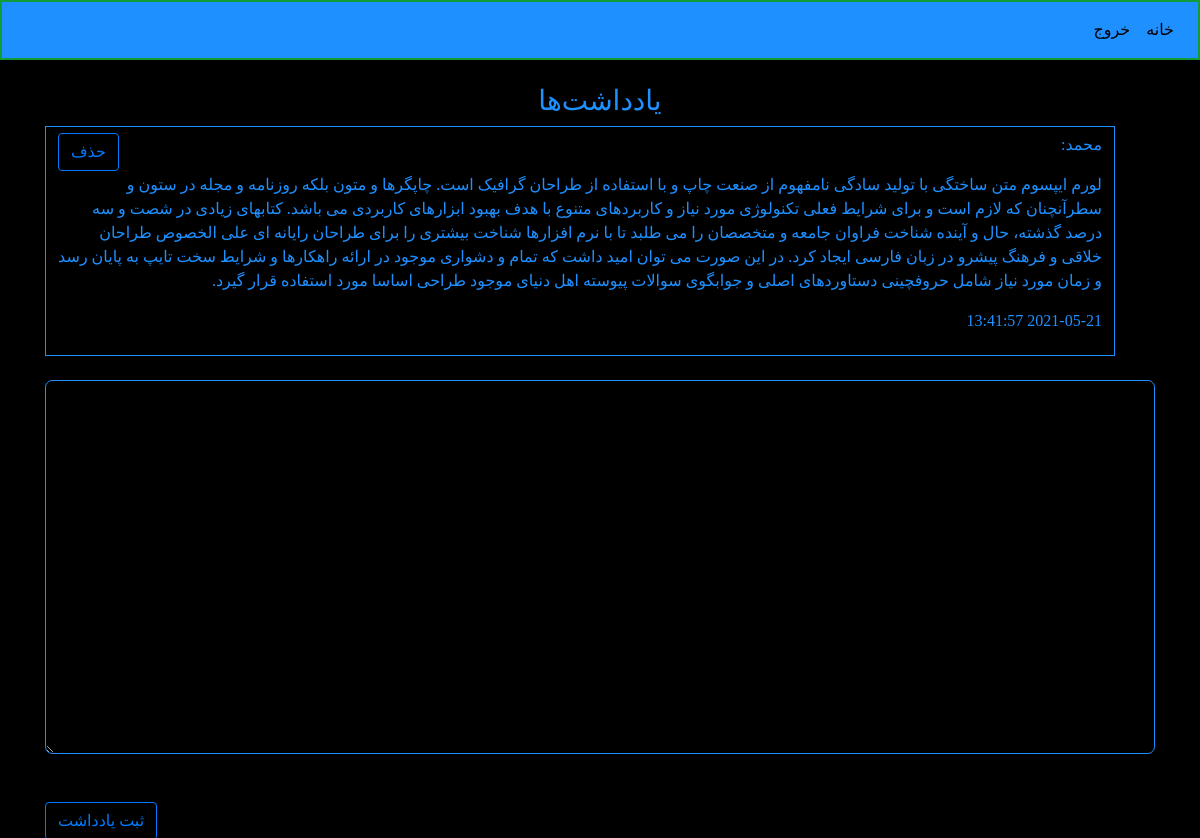
Screenshot of / (signed in) with the database file from the repository.
### website/models.py (models this page shows)
class Note(db.Model):
    id = db.Column(db.Integer, primary_key=True)
    data = db.Column(db.String(10000))
    date = db.Column(db.DateTime(timezone=True), default=func.now())
    user_id = db.Column(db.Integer, db.ForeignKey('user.id'))

class User(db.Model, UserMixin):
    id = db.Column(db.Integer, primary_key=True)
    email = db.Column(db.String(150), unique=True)
    password = db.Column(db.String(150))
    firstname = db.Column(db.String(150))
    lastname = db.Column(db.String(150))
    notes = db.relationship('Note')

### website/views.py (the view, shortened to what this page needs)
@views.route('/', methods=['POST', 'GET'])
@login_required
def home():
    return render_template('index.html', title='خانه', user=current_user)

### website/__init__.py (called while the page is built)
def create_app():
    app = Flask(__name__)
    app.config['SECRET_KEY'] = 'my secret key for flask'.encode('utf8')
    app.config['SQLALCHEMY_DATABASE_URI'] = f'sqlite:///{DB_NAME}'
    app.config['APP_ENV'] = 'development'
    db.init_app(app)
    from .views import views
    from .auth import auth
    app.register_blueprint(views, url_prefix='/')
    app.register_blueprint(auth, url_prefix='/')
    from .models import User, Note
    create_database(app)
    login_manager = LoginManager()
    login_manager.login_view = 'auth.login'
    login_manager.login_message = "برای دیدن این صفحه باید وارد پنل کاربری خود شوید"
    login_manager.login_message_category = "error"
    login_manager.init_app(app)
    @login_manager.user_loader
    def load_user(id):
        return User.query.get(int(id))
    return app

### website/templates/index.html
{% extends 'layout.html' %}
{% block body %}
<br>
<h3 style="text-align: center !important; position: sticky !important;">یادداشت‌ها</h3>
<ul class="list-group list-group-flush" id="notes">
    {% for note in user.notes %}
      <li class="list-group-item">
        <button type="button" class="btn btn-outline-primary float-left" onclick="deleteNote({{note.id}})">
            حذف
        </button>
          <p>{{user.firstname}}:</p>
          <p>{{note.data}} </p>
          <p>{{note.date}}</p>
        </li>
    {% endfor %}
</ul><br>
    <form action="#" method="POST">
        <textarea name="note" id="note" class="form-control" cols="40" rows="15"></textarea>
        <br/><br/>
        <div align='center'>
            <button style="float: left;" type="submit" class="btn btn-outline-primary">ثبت یادداشت</button>
        </div>
    </form>
{% endblock body %}

### website/templates/layout.html (shortened to what this page needs)
<!DOCTYPE html>
<html lang="fa-IR" dir="rtl">
<head>
    <link rel="stylesheet" href="https://cdn.jsdelivr.net/npm/bootstrap@4.5.3/dist/css/bootstrap.min.css">
    <link href="https://cdn.jsdelivr.net/gh/rastikerdar/vazir-font@v28.0.0/dist/font-face.css" rel="stylesheet" type="text/css" />
    <link rel="stylesheet" href="{{url_for('static', filename='style.css')}}">
</head>
<body>
    <nav class="navbar navbar-expand-lg navbar-outline-dark navbar-fixed-top">
        <div class="collapse navbar-collapse" id="navbar">
            <div class="navbar-nav">
                {% if user.is_authenticated %}
                <a class="nav-item nav-link" id="home" href="{{url_for('views.home')}}">خانه</a>
                <a class="nav-item nav-link" id="logout" href="{{url_for('auth.logout')}}">خروج</a>
                {% else %}
                <a class="nav-item nav-link" id="signup" href="{{url_for('auth.signup')}}">ثبت نام</a>
                <a class="nav-item nav-link" id="login" href="{{url_for('auth.login')}}">ورود</a>
                {% endif %}
            </div>
        </div>
    </nav>
    <div class="container">
    {% block body %}
    {% endblock body %}
</div>
</body>
</html>

### website/static/style.css (style rules this page uses)
* { direction:rtl !important; text-align:right !important; font-family: 'Vazir' !important; }
body, form { background-color: black !important; color: dodgerblue !important; }
.navbar { background-color: dodgerblue; border: 1px solid rgb(15, 156, 57); }
.nav-link { color:black; font-size: 12pt; transition: font-size ease-in-out 0.3s; }
.form-control { display:block; width: 100%; height: calc(1.5em + .75rem + 2px); padding: .375rem .75rem; font-size: 1rem; font-weight: 400; line-height: 1.5; color: dodgerblue !important; background-color: black; background-clip: padding-box; border: 1px solid dodgerblue; border-radius: .45rem; transition: border-color .15s ease-in-out,box-shadow .15s ease-in-out; }
.list-group-item { display:block; width: 100%; padding: .375rem .75rem; font-size: 1rem; font-weight: 400; line-height: 1.5; color: dodgerblue !important; background-color: black; background-clip: padding-box; border: 1px solid dodgerblue !important; border-radius: .45rem; transition: border-color .15s ease-in-out,box-shadow .15s ease-in-out, width 0.1s ease-in-out; }

### rows the page displays
Note: data "لورم ایپسوم متن ساختگی با تولید سادگی نامفهوم از صنعت چاپ و با استفاده از طراحان گرافیک است. چاپگرها و متون بلکه روزنامه و مجله در ستون و سطرآنچنان که لازم است و برای شرایط فعلی تکنولوژی مورد نیاز و کاربردهای متنوع با هدف بهبود ابزارهای کاربردی می باشد. کتابهای زیادی در شصت و سه درصد گذشته، حال و آینده شناخت فراوان جامعه و متخصصان را می طلبد تا با نرم افزارها شناخت بیشتری را برای طراحان رایانه ای علی الخصوص طراحان خلاقی و فرهنگ پیشرو در زبان فارسی ایجاد کرد. در این صورت می توان امید داشت که تمام و دشواری موجود در ارائه راهکارها و شرایط سخت تایپ به پایان رسد و زمان مورد نیاز شامل حروفچینی دستاوردهای اصلی و جوابگوی سوالات پیوسته اهل دنیای موجود طراحی اساسا مورد استفاده قرار گیرد.", date "2021-05-21 13:41:57"
User: firstname "محمد"
